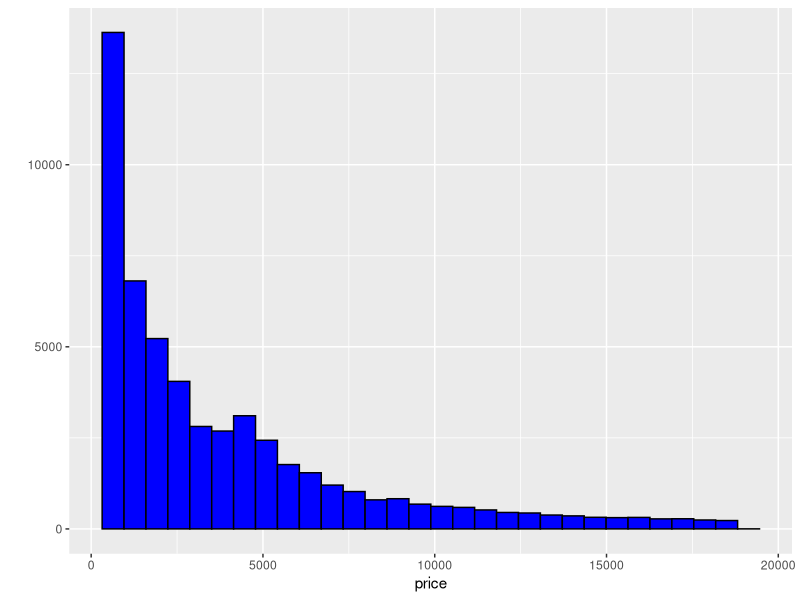
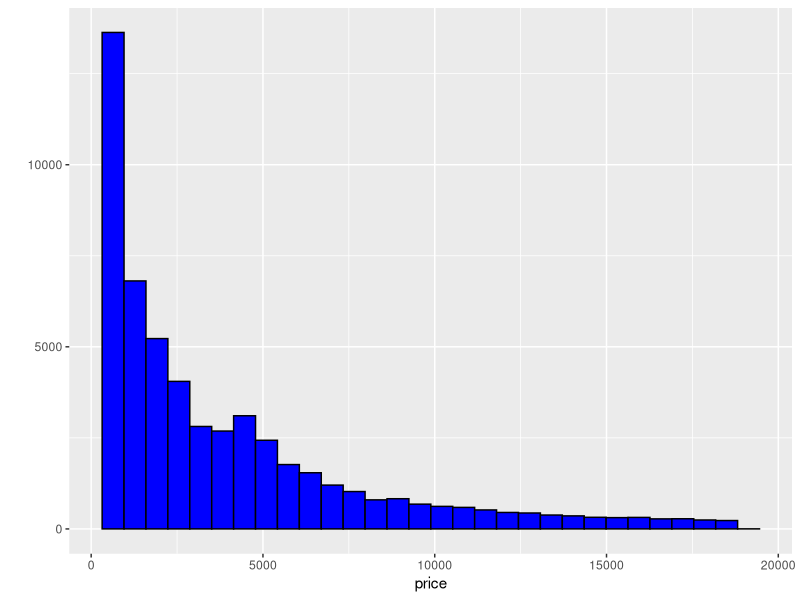
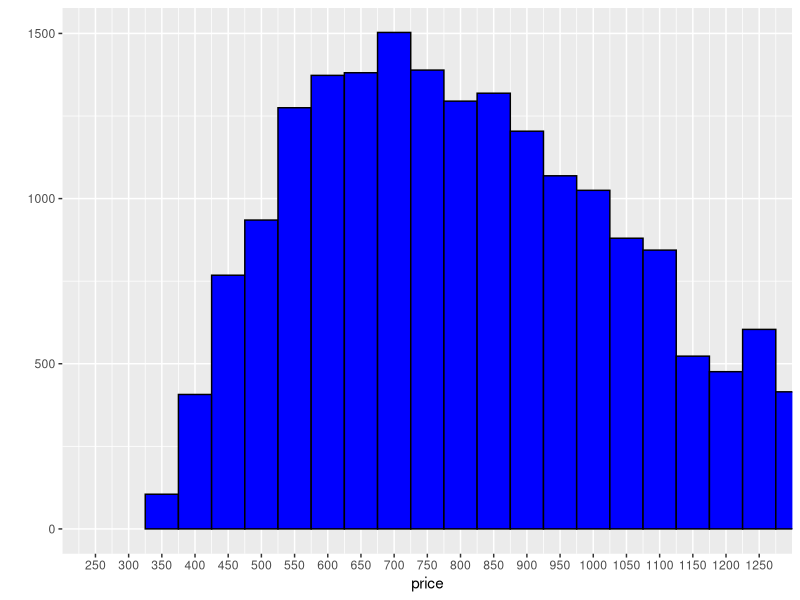
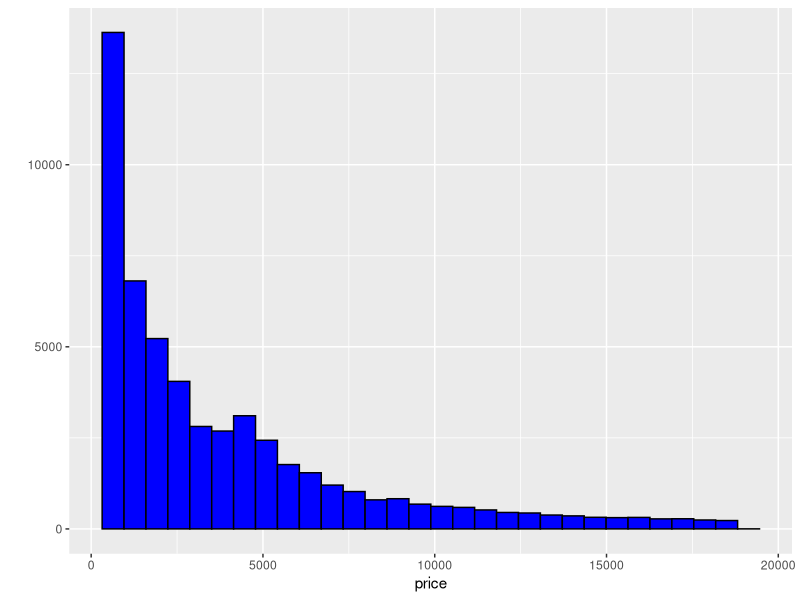
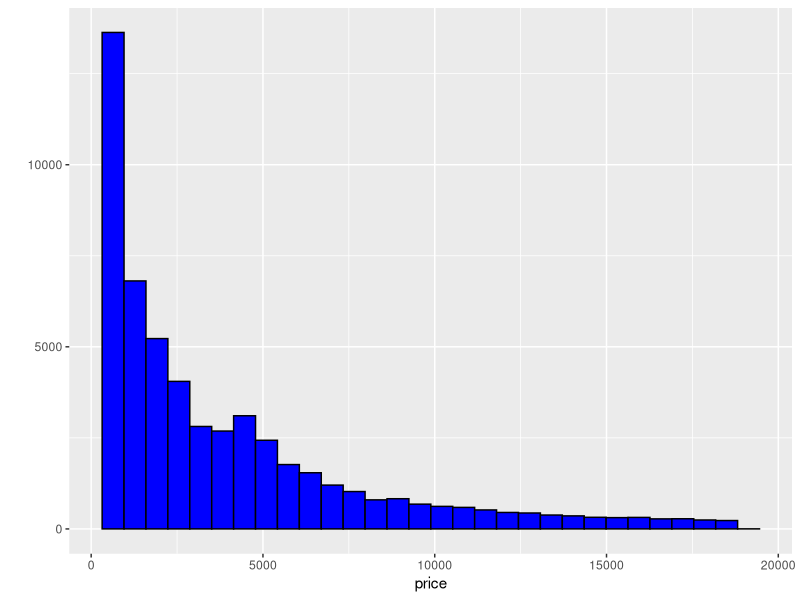
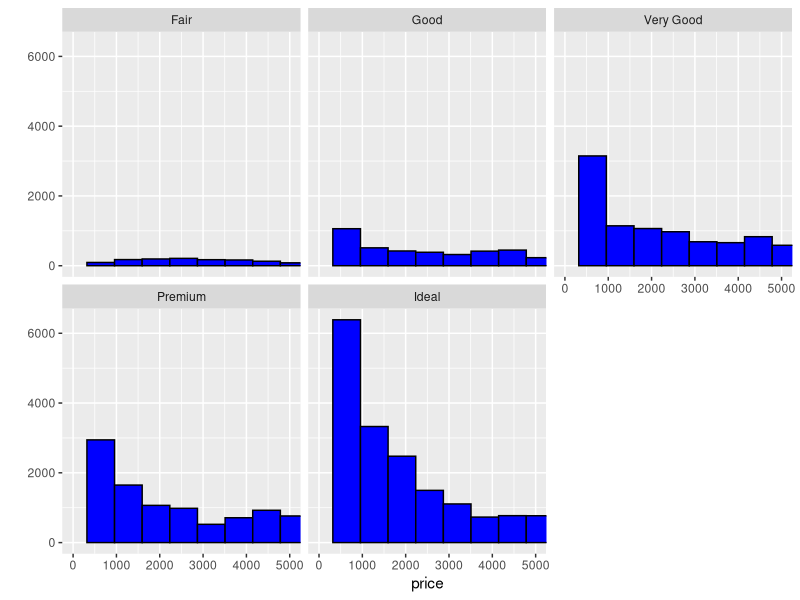
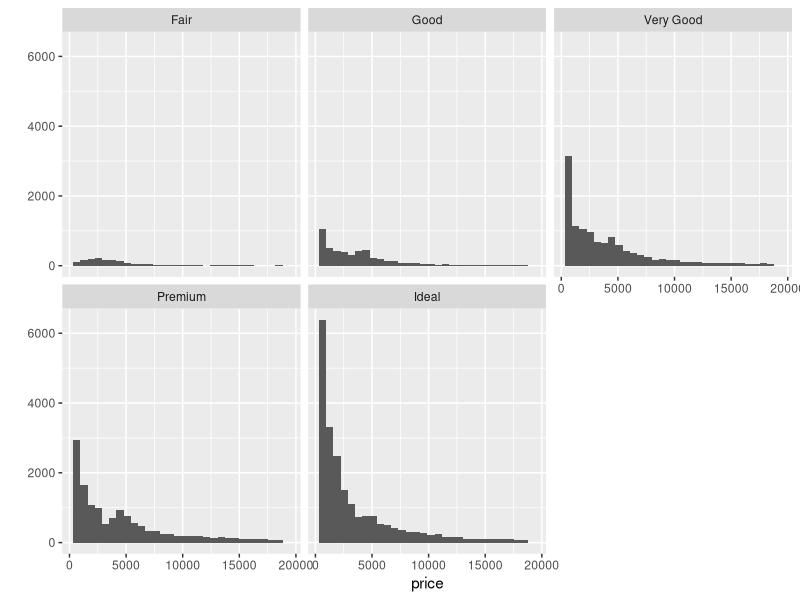
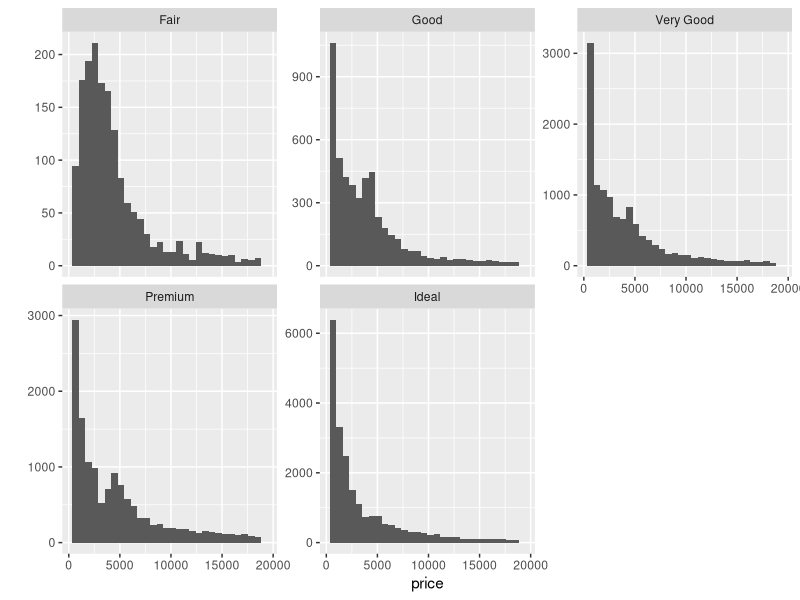

These figures' R source, in order:
## ---- chunk 1
library(ggplot2)
data(diamonds)

##Count how many observations
nrow(diamonds)

##Count how many variables in the dataset
ncol(diamonds)
length(as.list(names(diamonds)))

## Structure of color variable
str(diamonds$color)

## Plot price of diamonds
qplot(x = price, data = diamonds,
      color = I("black"), fill = I("blue"))

## Summary of price
summary(diamonds$price)

##How many diamonds cost less than 500$
nrow(subset(diamonds, price < 500))

##How many diamonds cost less than 250$
nrow(subset(diamonds, price < 250))

##How many diamonds cost $15,000 or more
nrow(subset(diamonds, price >= 15000))

## ---- chunk 2
# Explore the largest peak in the
# price histogram you created earlier.
qplot(x = price, data = diamonds,
      color = I("black"), fill = I("blue"))
      
# Try limiting the x-axis, altering the bin width,
# and setting different breaks on the x-axis.
qplot(x = price, data = diamonds,
      color = I("black"), fill = I("blue"),
      binwidth = 50) +
      scale_x_continuous(breaks = seq(250, 1250, 50)) +
      coord_cartesian(xlim = c(250,1250))


# You can save images by using the ggsave() command.
# ggsave() will save the last plot created.
# For example...
#                  qplot(x = price, data = diamonds)
#                  ggsave('priceHistogram.png')

# ggsave currently recognises the extensions eps/ps, tex (pictex),
# pdf, jpeg, tiff, png, bmp, svg and wmf (windows only).

## ---- chunk 3
# Break out the histogram of diamond prices by cut.
qplot(x = price, data = diamonds,
      color = I("black"), fill = I("blue"))

# You should have five histograms in separate
# panels on your resulting plot.

# Basic histogram
qplot(x = price, data = diamonds,
      color = I("black"), fill = I("blue"))

# Analyze cut
levels(diamonds$cut)

# By function to check price split over cut
by(diamonds$price, diamonds$cut, summary)


# TYPE YOUR CODE BELOW THE LINE
# ======================================================
qplot(x = price, data = diamonds,
      color = I("black"), fill = I("blue")) +
  facet_wrap(~cut) +
  coord_cartesian(xlim = c(0, 5000))

## ---- chunk 4
## Which cut has the highest price diamond?
by(diamonds$price, diamonds$cut, max)

## Which cut has the lowest price diamond?
by(diamonds$price, diamonds$cut, min)

## Which cut has the lowest mean for price?
by(diamonds$price, diamonds$cut, mean)

## Function `summary()` uses approximation
by(diamonds$price, diamonds$cut, summary)

## ---- chunk 5
# In the two last exercises, we looked at
# the distribution for diamonds by cut.

# Run the code below in R Studio to generate
# the histogram as a reminder.

# ===============================================================

qplot(x = price, data = diamonds) + facet_wrap(~cut)
                                                                               
# ===============================================================

# In the last exercise, we looked at the summary statistics
# for diamond price by cut. If we look at the output table, the
# the median and quartiles are reasonably close to each other.

# diamonds$cut: Fair
#    Min. 1st Qu.  Median    Mean 3rd Qu.    Max. 
#     337    2050    3282    4359    5206   18570 
# ------------------------------------------------------------------------ 
# diamonds$cut: Good
#    Min. 1st Qu.  Median    Mean 3rd Qu.    Max. 
#     327    1145    3050    3929    5028   18790 
# ------------------------------------------------------------------------ 
# diamonds$cut: Very Good
#    Min. 1st Qu.  Median    Mean 3rd Qu.    Max. 
#     336     912    2648    3982    5373   18820 
# ------------------------------------------------------------------------ 
# diamonds$cut: Premium
#    Min. 1st Qu.  Median    Mean 3rd Qu.    Max. 
#     326    1046    3185    4584    6296   18820 
# ------------------------------------------------------------------------ 
# diamonds$cut: Ideal
#    Min. 1st Qu.  Median    Mean 3rd Qu.    Max. 
#     326     878    1810    3458    4678   18810 

# This means the distributions should be somewhat similar,
# but the histograms we created don't show that.

# The 'Fair' and 'Good' diamonds appear to have 
# different distributions compared to the better
# cut diamonds. They seem somewhat uniform
# on the left with long tails on the right.

# Let's look in to this more.

# Look up the documentation for facet_wrap in R Studio.
# Then, scroll back up and add a parameter to facet_wrap so that
# the y-axis in the histograms is not fixed. You want the y-axis to
# be different for each histogram.

qplot(x = price, data = diamonds) + facet_wrap(~cut, scales  = "free_y")

## ---- chunk 6
# Create a histogram of price per carat
# and facet it by cut. You can make adjustments
# to the code from the previous exercise to get
# started.
qplot(x = price, y = carat, data = diamonds) + 
  facet_wrap(~cut, scales  = "free_y")


# Adjust the bin width and transform the scale
# of the x-axis using log10.
qplot(x = price, y = carat, data = diamonds,
      binwidth = 500) + 
  scale_x_log10() +
  facet_wrap(~cut, scales  = "free_y")

## ---- chunk 7

# Investigate the price of diamonds using box plots,
# numerical summaries, and one of the following categorical
# variables: cut, clarity, or color.

# Boxplot
qplot(x = cut, y = price, data = diamonds,
      binwidth = 500, geom = "boxplot") +
  coord_cartesian(ylim = c(0, 7500))

# Numerical summaries
by(diamonds$price, diamonds$color, summary)
by(diamonds$price, diamonds$clarity, summary)

# You can save images by using the ggsave() command.
# ggsave() will save the last plot created.
# For example...
#                  qplot(x = price, data = diamonds)
#                  ggsave('priceHistogram.png')

## ---- chunk 8
## Quartiles
by(diamonds$price, diamonds$color, IQR)

by(diamonds$price, diamonds$color, summary)

## Analyze price per carat faceted by cut
qplot(x = carat, y = price, data = diamonds, geom = "boxplot") +
  coord_cartesian(ylim = c(0, 7500)) +
  facet_wrap(~cut, scale = "free_x")

# Investigate the price per carat of diamonds across
# the different colors of diamonds using boxplots.
qplot(x = carat, y = price, data = diamonds, geom = "boxplot") +
  coord_cartesian(ylim = c(0, 8000)) +
  facet_wrap(~color, scale = "free_x",nrow = 2)

# Hint: Use price and carat as a ratio in the parameter y to create the box plots.
qplot(x = color, y = price/carat, data = diamonds, geom = "boxplot") +
  coord_cartesian(ylim = c(0, 6000)) +
  facet_wrap(~color, scale = "free_x",nrow = 2)

## ---- chunk 9
# Investigate the weight (carat) of the diamonds using a freqpoly

qplot(x = carat, data = diamonds, 
      binwidth = 0.1, geom = "freqpoly") +
  scale_y_continuous(breaks = seq(0,12000,1000)) +
  scale_x_continuous(breaks = seq(0,3,0.1)) +
  coord_cartesian(xlim = c(0,3))

## ---- chunk 10
ggplot(aes(x = price, y = x), data = diamonds) + geom_point()

# Calculate the correlation of price vs. x, y, z
cor.test(diamonds$price, diamonds$x)

cor.test(diamonds$price, diamonds$y)

cor.test(diamonds$price, diamonds$z)


# Create a simple scatter plot of price vs depth.
ggplot(aes(x = price, y = depth), data = diamonds) + geom_point()

# Change the code to make the transparency of the
# points to be 1/100 of what they are now and mark
# the x-axis every 2 units. 

ggplot(aes(x = depth, y = price), data = diamonds) + 
  scale_x_continuous(breaks = seq(326,18823,2)) +
  geom_point(alpha = 1/100)


cor.test(diamonds$depth,diamonds$price)


# Create a scatterplot of price vs carat
# and omit the top 1% of price and carat
# values.
ggplot(aes(x = carat, y = price), data = diamonds) +
         geom_point() +
         xlim(0, quantile(diamonds$carat, 0.99)) +
         ylim(0, quantile(diamonds$price, 0.99)) 

# Create a scatterplot of price vs. volume (x * y * z).
# This is a very rough approximation for a diamond's volume.

# Create a new variable for volume in the diamonds data frame.
# This will be useful in a later exercise.

diamonds$volume = diamonds$x * diamonds$y * diamonds$z

ggplot(aes(x = volume, y = price), data = diamonds) + geom_point()


## correlation between price and volume (exclude volume > 0 & volume < 800)
diamonds1 = subset(diamonds, volume > 0 & volume < 800)
cor.test(diamonds1$price, diamonds1$volume)


ggplot(aes(x = volume, y = price), data = diamonds1) + 
  geom_point(alpha = 1/50) +
  scale_x_continuous(limits = c(0, 600)) +
  stat_smooth(size = 0.5)

## ---- chunk 11
# Use the function dplyr package
# to create a new data frame containing
# info on diamonds by clarity.

# Name the data frame diamondsByClarity

# The data frame should contain the following
# variables in this order.

#       (1) mean_price
#       (2) median_price
#       (3) min_price
#       (4) max_price
#       (5) n

# where n is the number of diamonds in each
# level of clarity.

library(dplyr)
clarity_price = group_by(diamonds, clarity)

diamondsByClarity = summarise(clarity_price, 
                              mean_price = mean(price),
                              median_price = median(price),
                              min_price = min(price),
                              max_price = max(price),
                              n = n())
## Alternate code!!!

diamondsByClarity  = diamonds %>%
        group_by(clarity) %>%
        summarise(mean_price = mean(price),
                  median_price = median(price),
                  min_price = min(price),
                  max_price = max(price),
                  n = n()) %>%
        arrange(clarity)

View(diamondsByClarity)

